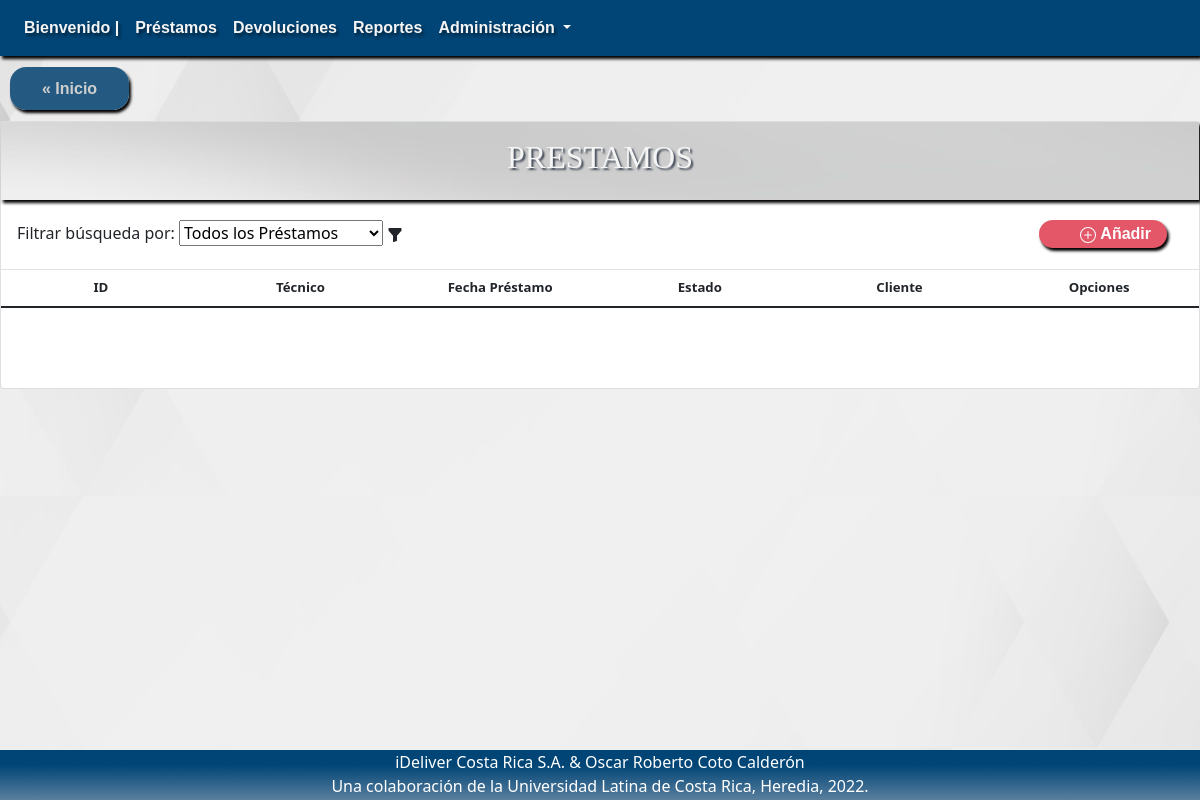
Before: /?c=detalleAllPrestamo with the older database file.
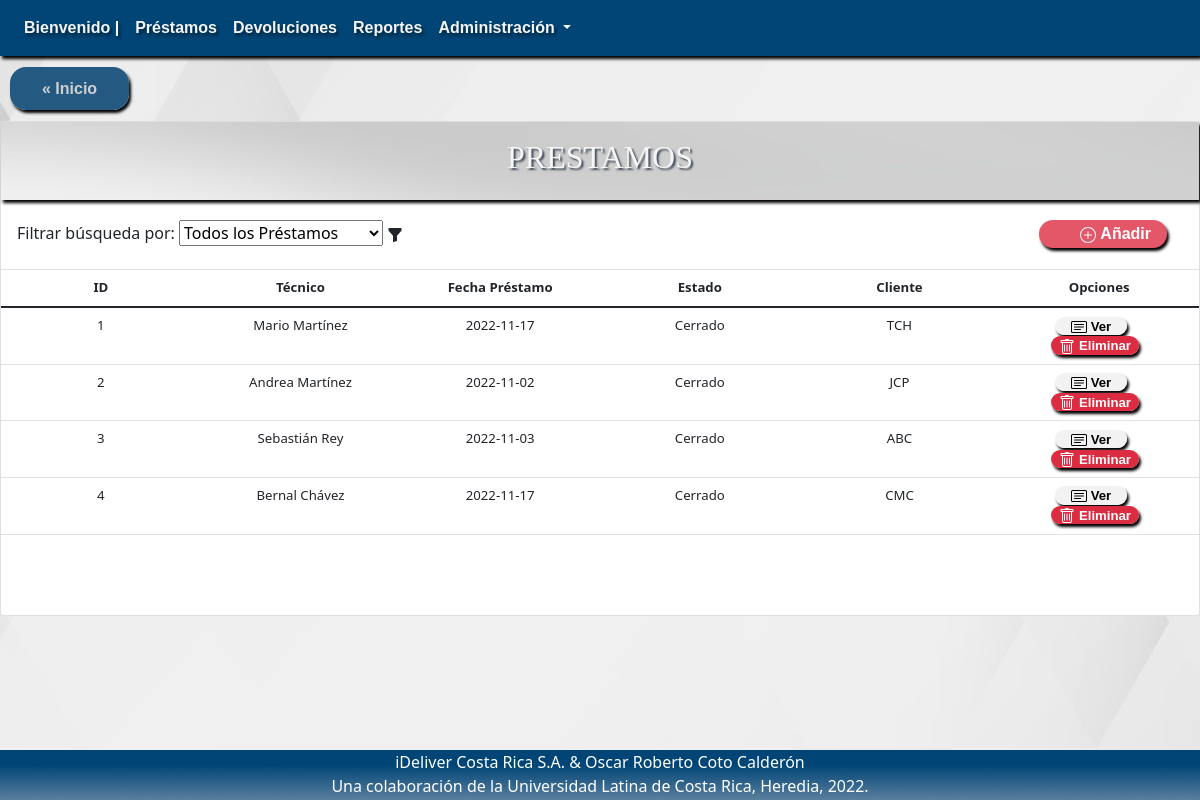
After: the same page with the newer database file.
### tables this page shows
CREATE TABLE `prestamo` (
  `idPrestamo` int(11) NOT NULL,
  `idIngeniero` varchar(25) NOT NULL,
  `fechaPrestamo` date DEFAULT current_timestamp(),
  `fechaEsperadaDevolucion` date DEFAULT NULL,
  `cliente` varchar(50) DEFAULT NULL,
  `estadoPrestamo` varchar(10) NOT NULL DEFAULT 'Abierto'
);

CREATE TABLE `ingeniero` (
  `idIngeniero` varchar(25) NOT NULL,
  `primerNombre` varchar(50) NOT NULL,
  `segundoNombre` varchar(50) DEFAULT NULL,
  `primerApellido` varchar(50) NOT NULL,
  `segundoApellido` varchar(50) DEFAULT NULL,
  `telefono` varchar(25) DEFAULT NULL,
  `correoElectronico` varchar(50) DEFAULT NULL,
  `direccion` varchar(500) DEFAULT NULL,
  `fechaInclusion` date DEFAULT current_timestamp()
);

### Controller/detalleAllPrestamo.php (called while the page is built, shortened)
<?php
include 'model/Prestamo.php';
    $Prestamo = new Prestamo();
    $allPrestamo = $Prestamo->seleccionarAllPrestamo();
    $Ingeniero = new Ingeniero();
    $allIngeniero = $Ingeniero->seleccionarAllIngeniero();
    include 'view/VerAllPrestamo.php';

### Model/Prestamo.php (called while the page is built, shortened)
<?php
include_once "model/Ingeniero.php";
class Prestamo {
    public function __construct($idPrestamo = 0, $idIngeniero = "",$fechaPrestamo = "",$fechaEsperadaDevolucion="",
    $cliente = "", $estadoPrestamo ="Abierto") {
        $this->idPrestamo = $idPrestamo;
        $this->idIngeniero = $idIngeniero;
        $this->fechaPrestamo = $fechaPrestamo;
        $this->cliente = $cliente;
        $this->estadoPrestamo = $estadoPrestamo;
    }
    function seleccionarAllPrestamo() {
        $query = "SELECT * FROM prestamo";
        $pdo = new Connection();
        $pdo = $pdo->open();
        $result = $pdo->query($query);
        $rows = [];
        foreach ($result->fetchAll() as $row) {
            $rows[] = new Prestamo($row['idPrestamo'], $row['idIngeniero'],$row['fechaPrestamo'],$row['fechaEsperadaDevolucion'],$row['cliente'],$row['estadoPrestamo']);
        }
        return $rows;
    }
}

### Model/Ingeniero.php (called while the page is built, shortened)
<?php
class Ingeniero
{
  public function __construct($idIngeniero = "",$primerNombre = "", $segundoNombre = "", $primerApellido = "", $segundoApellido = "", $telefono = "", $correoElectronico = "", $direccion = "", $fechaInclusion = "") {
    $this->idIngeniero = $idIngeniero;
    $this->primerNombre = $primerNombre;
    $this->primerApellido = $primerApellido;
  }
  function seleccionarAllIngeniero() {
    $query = "SELECT * FROM ingeniero";
    $pdo = new Connection();
    $pdo = $pdo->open();
    $result = $pdo->query($query);
    $rows = [];
    foreach ($result->fetchAll() as $row) {
        $rows[] = new Ingeniero($row['idIngeniero'], $row['primerNombre'],$row['segundoNombre'],$row['primerApellido'],$row['segundoApellido'],$row['telefono'],$row['correoElectronico'],$row['direccion'],$row['fechaInclusion']);
    }
    return $rows;
}
}

### View/verAllPrestamo.php (the view, shortened to what this page needs)
<div class="upside">
    <a href="index.php" class="Inicio">« Inicio</a>
</div>
<div class="card" id="ListaCompleta">
    <div class="card-title">
        <h2> PRESTAMOS</h2>
    </div>
    <div class="card-subtitle" id="Add">
        <label for="search">Filtrar búsqueda por: </label>
        <select name="forma" onchange="location = this.value;">
            <option value="?c=detalleAllPrestamo" selected>Todos los Préstamos</option>
        </select>
        <svg xmlns="http://www.w3.org/2000/svg" width="16" height="16" fill="currentColor" class="bi bi-funnel-fill" viewBox="0 0 16 16">
        <path d="M1.5 1.5A.5.5 0 0 1 2 1h12a.5.5 0 0 1 .5.5v2a.5.5 0 0 1-.128.334L10 8.692V13.5a.5.5 0 0 1-.342.474l-3 1A.5.5 0 0 1 6 14.5V8.692L1.628 3.834A.5.5 0 0 1 1.5 3.5v-2z"/>
        </svg>
        <a href="?c=crearPrestamo" class="add">
         Añadir
        </a>
    </div>
    <table class="table">
        <thead>
            <tr>
                <th scope="col">ID</th>
                <th scope="col">Técnico</th>
                <th scope="col">Fecha Préstamo</th>
                <th scope="col">Estado</th>
                <th scope="col">Cliente</th>
                <th scope="col">Opciones</th>
            </tr>
        </thead>
        <tbody>
        <?php
        foreach ($allPrestamo as $value) {
        ?>
            <tr>
                <td><?php echo $value->idPrestamo; ?></td>
                <?php foreach ($allIngeniero as $ingeniero) { if ($ingeniero->idIngeniero == $value->idIngeniero){ ?>
                <td><?php echo $ingeniero->primerNombre; ?> <?php echo $ingeniero->primerApellido; ?></td>
                <?php } } ?>
                <td><?php echo $value->fechaPrestamo; ?></td>
                <td><?php echo $value->estadoPrestamo; ?></td>
                <td><?php echo $value->cliente; ?></td>
                <td>
                <a class="ver" id="ver" href="?c=detallePrestamo&idPrestamo=<?php echo $value->idPrestamo; ?>">
                 Ver
                </a>
                <br>
                <a class="eliminar" id="eliminar" href="?c=eliminarPrestamo&idPrestamo=<?php echo $value->idPrestamo; ?>">
                 Eliminar
                </a>
                </td>
            </tr>
        <?php } ?>
        </tbody>
    </table>
</div>

### index.php (shortened to what this page needs)
<!DOCTYPE html>
<html>
    <head>
        <link rel="stylesheet" href="https://maxcdn.bootstrapcdn.com/bootstrap/4.0.0/css/bootstrap.min.css">
        <link href="https://cdn.jsdelivr.net/npm/bootstrap@5.0.0-beta1/dist/css/bootstrap.min.css" rel="stylesheet">
        <link rel="stylesheet" href="css/style.css">
        <link rel="stylesheet" href="css/style1.css">
        <link rel="stylesheet" href="css/style2.css">
    </head>
    <body>
        <?php
        include 'view/header.php';
        if (isset($_GET["c"])) {
            include 'controller/' . $_GET["c"] . '.php';
        } else {
            include 'view/home.php';
        }
        require 'view/footer.php';
        ?>
    </body>
</html>

### View/header.php (shortened to what this page needs)
<nav class="navbar navbar-expand-lg" id = "idheader">
  <div class="collapse navbar-collapse" id="navbarNavDropdown">
    <ul class="navbar-nav">
      <li class="nav-item active">
        <a class="nav-link" href="index.php"> Bienvenido  | <span class="sr-only">(current)</span></a>
      </li>
      <li class="nav-item">
        <a class="nav-link" href="?c=detalleAllPrestamo">Préstamos</a>
      </li>
       <li class="nav-item">
        <a class="nav-link" href="?c=detalleAllDevolucion">Devoluciones</a>
      </li>
      <li class="nav-item">
        <a class="nav-link" href="?c=crearReporte">Reportes</a>
      </li>
      <li class="nav-item dropdown">
        <a class="nav-link dropdown-toggle" href="#" id="navbarDropdownMenuLink" data-toggle="dropdown" aria-haspopup="true" aria-expanded="false">
          Administración
        </a>
      </li>
    </ul>
  </div>
</nav>

### View/footer.php
<footer id="footer" class="footer">
    <p>iDeliver Costa Rica S.A. &  Oscar Roberto Coto Calderón
    <br>
    Una colaboración de la Universidad Latina de Costa Rica, Heredia, 2022.
    </p>
 </footer>

### css/style.css (style rules this page uses)
body { background-image: url("../img/CIDM_wallpaper.jpg"); background-position: center; background-attachment: fixed; background-size:cover; }
#idheader { background-color: #004576; color:white; box-shadow: 2px 3px 3px black; outline: none !important; border: none; }
#idheader .nav-link { font-family: "Arial", Arial, sans-serif; font-weight: bold; color: whitesmoke ; text-shadow: 2px 3px 3px #012641; }
.footer { background-image: url("../img/IDFooter.png"); position: fixed; bottom: 0; width: 100%; height: 50px; color: white; text-align: center; }
.card { margin: auto; width: 100%; display: flexbox; }
.card .card-title { background-image: url("../img/card-subtitle-wallpaper.jpg"); color: whitesmoke; text-align: center; font-family: "Arial Black"; box-shadow: 2px 3px 3px black; }
.card .card-title h2 { text-shadow: 2px 2px 2px #3F4756; padding: 1rem; }

### css/style1.css (style rules this page uses)
#ListaCompleta { margin-top: 10px; width: inherit; }
#ListaCompleta #Add { padding: 1rem; }
#ListaCompleta .add { float: right; margin-right: 1rem; padding: 0.1rem 1rem; text-align: right; background: #e35768; color: #fff; text-decoration: none; width:8rem; box-shadow: 2px 3px 3px black; font-family: "Arial", Arial, sans-serif; font-weight: bold; border-radius: 1rem; }
.upside { margin-top: 20px; margin-left: 10px; margin-bottom: 20px; }
.upside .Inicio { margin: auto; padding: 0.8rem 2rem; text-align: center; background: #245a81; color: #cfcfcf; text-decoration: none; width: 50%; box-shadow: 2px 3px 3px black; font-family: "Arial", Arial, sans-serif; font-weight: bold; border-radius: 1rem; }
#ListaCompleta #ver { margin-right: 1rem; padding: 0.1rem 1rem; text-align: center; background: #f2f2f2; color: black; text-decoration: none; width: 8rem; box-shadow: 2px 3px 3px black; font-family: "Arial", Arial, sans-serif; font-weight: bold; border-radius: 1rem; }
#ListaCompleta #eliminar { margin-right: 0.5rem; padding: 0.1rem 0.5rem; text-align: center; background: #dc2c41; color: white; text-decoration: none; width: 8rem; box-shadow: 2px 3px 3px black; font-family: "Arial", Arial, sans-serif; font-weight: bold; border-radius: 1rem; }
.table { text-align: center; table-layout: fixed; font-size: 1.1vw; margin-bottom: 5rem; }

Changed rows visible on the page:
added prestamo: idPrestamo "1", fechaPrestamo "2022-11-17", estadoPrestamo "Cerrado", cliente "TCH"
added ingeniero: primerNombre "Mario", primerApellido "Martínez", shown under "1"
added prestamo: idPrestamo "2", fechaPrestamo "2022-11-02", estadoPrestamo "Cerrado", cliente "JCP"
added ingeniero: primerNombre "Andrea", primerApellido "Martínez", shown under "2"
added prestamo: idPrestamo "3", fechaPrestamo "2022-11-03", estadoPrestamo "Cerrado", cliente "ABC"
added ingeniero: primerNombre "Sebastián", primerApellido "Rey", shown under "3"
added prestamo: idPrestamo "4", fechaPrestamo "2022-11-17", estadoPrestamo "Cerrado", cliente "CMC"
added ingeniero: primerNombre "Bernal", primerApellido "Chávez", shown under "4"
